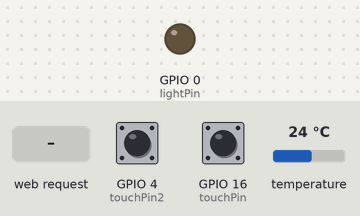
Simulated run of this sketch. Board: ESP8266 (NodeMCU). On the bench: output pins drawn as LEDs (lit = HIGH). Inputs (shaded band) come from the test bench; at power-on: GPIO 4 (touchPin2) LOW, GPIO 16 (touchPin) LOW, temperature 24 °C. WiFi joins after 1.5 s; servers stay silent unless stated; not simulated (calls return 0 or success): WifiConfiguration.h; what the sketch prints to the serial monitor is not drawn.

Above: at 2.7 s.
2.8 s: HTTP request GET / received
At 4.2 s:
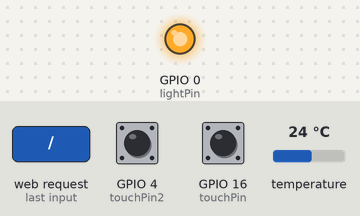
4.5 s: HTTP request GET /light received
At 6.9 s:
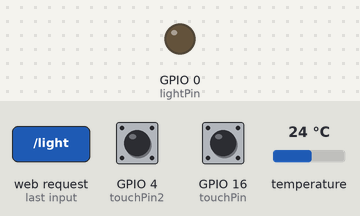
7.2 s: GPIO 4 (touchPin2) pulled HIGH for 0.65 s
At 8.6 s:
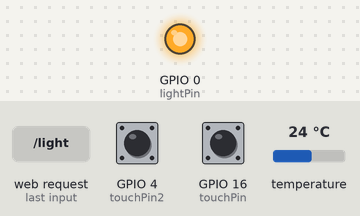
Timing chart, 0 to 10.2 s (numbered marks = the images above; inputs shaded):
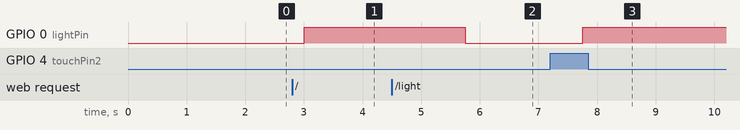

Measured:
- after the input at 2.8 s, GPIO 0 (lightPin): LOW → HIGH after 0.20 s
- after the input at 4.5 s, GPIO 0 (lightPin): HIGH → LOW after 1.3 s
- after the input at 7.2 s, GPIO 0 (lightPin): LOW → HIGH after 0.55 s

The sketch:

LightDriver.ino
```cpp
/*
    This sketch establishes a TCP connection to a "quote of the day" service.
    It sends a "hello" message, and then prints received data.
*/

#include <ESP8266WiFi.h>
#include <ESP8266WebServer.h>
#include "WifiConfiguration.h"
#include <NTPClient.h>
#include <WiFiUdp.h>
#include <DS18B20.h>

#ifndef STASSID
#define STASSID ""
#define STAPSK ""
#endif

const char *ssid = STASSID;
const char *password = STAPSK;
const uint8_t touchPin = 16;      // GPIO 16 (D0)
const uint8_t touchPin2 = 4;      // GPIO 4 (D2)
const uint8_t lightPin = 0;       // GPIO 0  (D3)
const uint8_t thermometerPin = 5; // GPIO 5  (D1)
bool isLightOn = false;
uint8_t thermometer186Adr[8] = {40, 83, 73, 254, 160, 33, 1, 186};
uint8_t thermometer228Adr[8] = {40, 5, 156, 5, 161, 33, 1, 228};
DS18B20 ds(thermometerPin);
ESP8266WebServer server(80);

const int utcOffsetInSeconds = 3600 * 2;
WiFiUDP ntpUDP;
NTPClient timeClient(ntpUDP, "pool.ntp.org", utcOffsetInSeconds, 45000);

void switchLight()
{
  isLightOn = !isLightOn;

  digitalWrite(lightPin, isLightOn ? HIGH : LOW);
  Serial.println(isLightOn);
  delay(1500);
}

float get186Temp()
{
  float result = ds.getTempC();
  Serial.print("Temperature on 186: ");
  Serial.println(result);
  return result;
}
void setup()
{
  pinMode(touchPin, INPUT);
  pinMode(touchPin2, INPUT);
  pinMode(lightPin, OUTPUT);
  ds.select(thermometer186Adr);
  Serial.begin(115200);
  // We start by connecting to a WiFi network

  Serial.println();
  Serial.println();
  Serial.print("Connecting to ");
  Serial.println(ssid);

  /* Explicitly set the ESP8266 to be a WiFi-client, otherwise, it by default,
     would try to act as both a client and an access-point and could cause
     network-issues with your other WiFi-devices on your WiFi-network. */
  WiFi.mode(WIFI_STA);
  WiFi.begin(ssid, password);

  while (WiFi.status() != WL_CONNECTED)
  {
    delay(500);
    Serial.print(".");
  }

  Serial.println("");
  Serial.println("WiFi connected");
  Serial.println("IP address: ");
  Serial.println(WiFi.localIP());
  server.on("/", handle_index);
  server.on("/light", handle_light);
  server.on("/temperature", handle_temperature);
  server.begin();
  timeClient.begin();
}
void loop()
{
  delay(500);
  if (digitalRead(touchPin) == HIGH || digitalRead(touchPin2) == HIGH)
  {
    switchLight();
  }
  else
  {
    digitalWrite(lightPin, isLightOn ? HIGH : LOW);
  }
  server.handleClient();
}

void handle_index()
{
  switchLight();
  sendResponseToClient();
}
void handle_light()
{
  switchLight();
  server.send(200, "text/html", getLightStatus());
}
void handle_temperature()
{
  String temp = "temp: ";
  temp = temp + get186Temp();
  server.send(200, "text/html", temp);
}
String getLightStatus()
{
  return isLightOn ? "ON" : "OFF";
}
void sendResponseToClient()
{
  String pageContent =
      "<br><br> 186 tehermometere temp : ";
  pageContent = pageContent + get186Temp();
  pageContent = pageContent + "<br><br> Light: " + getLightStatus();
  server.send(200, "text/html", pageContent);
}
```
